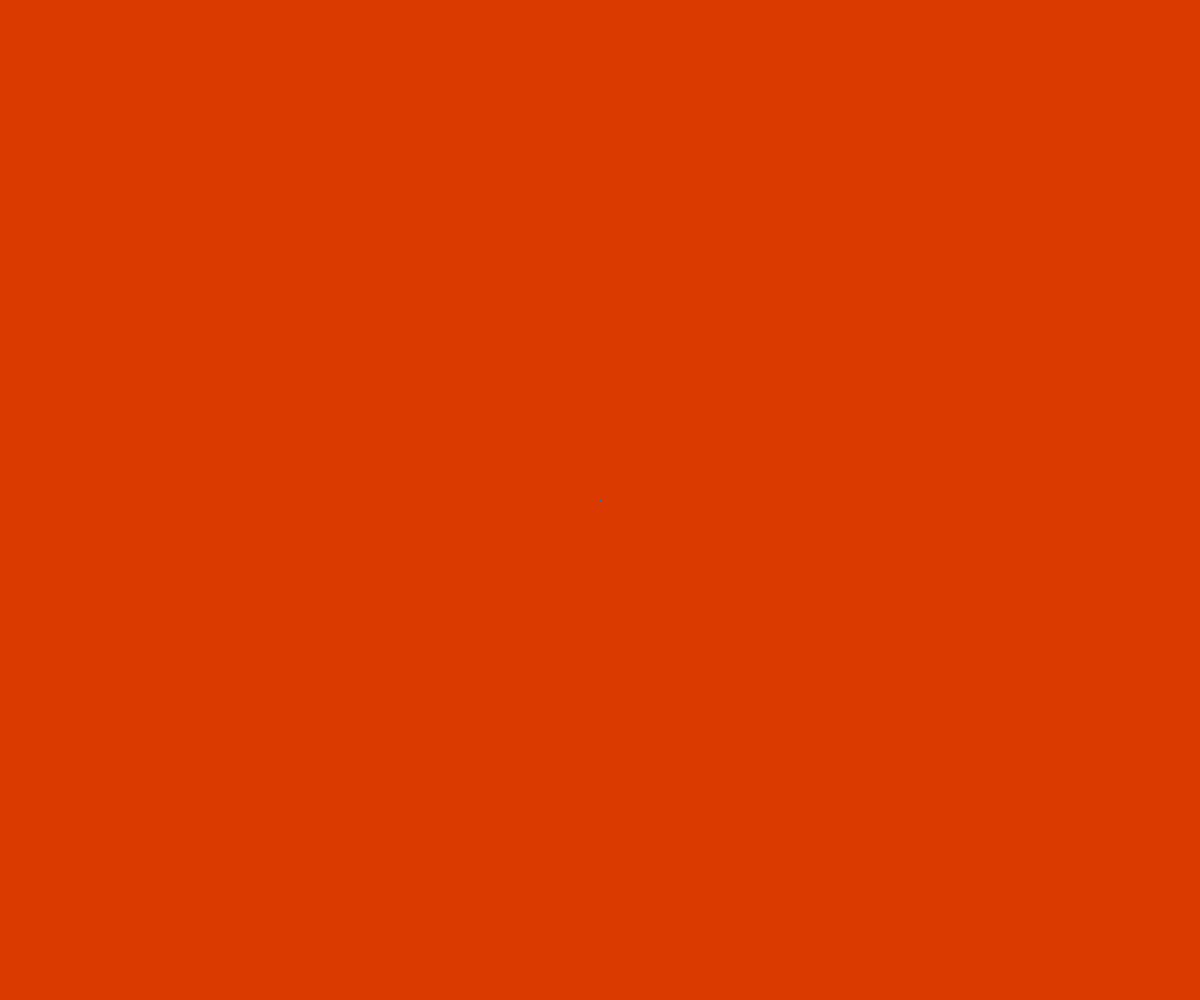
Frame 1 (no input)
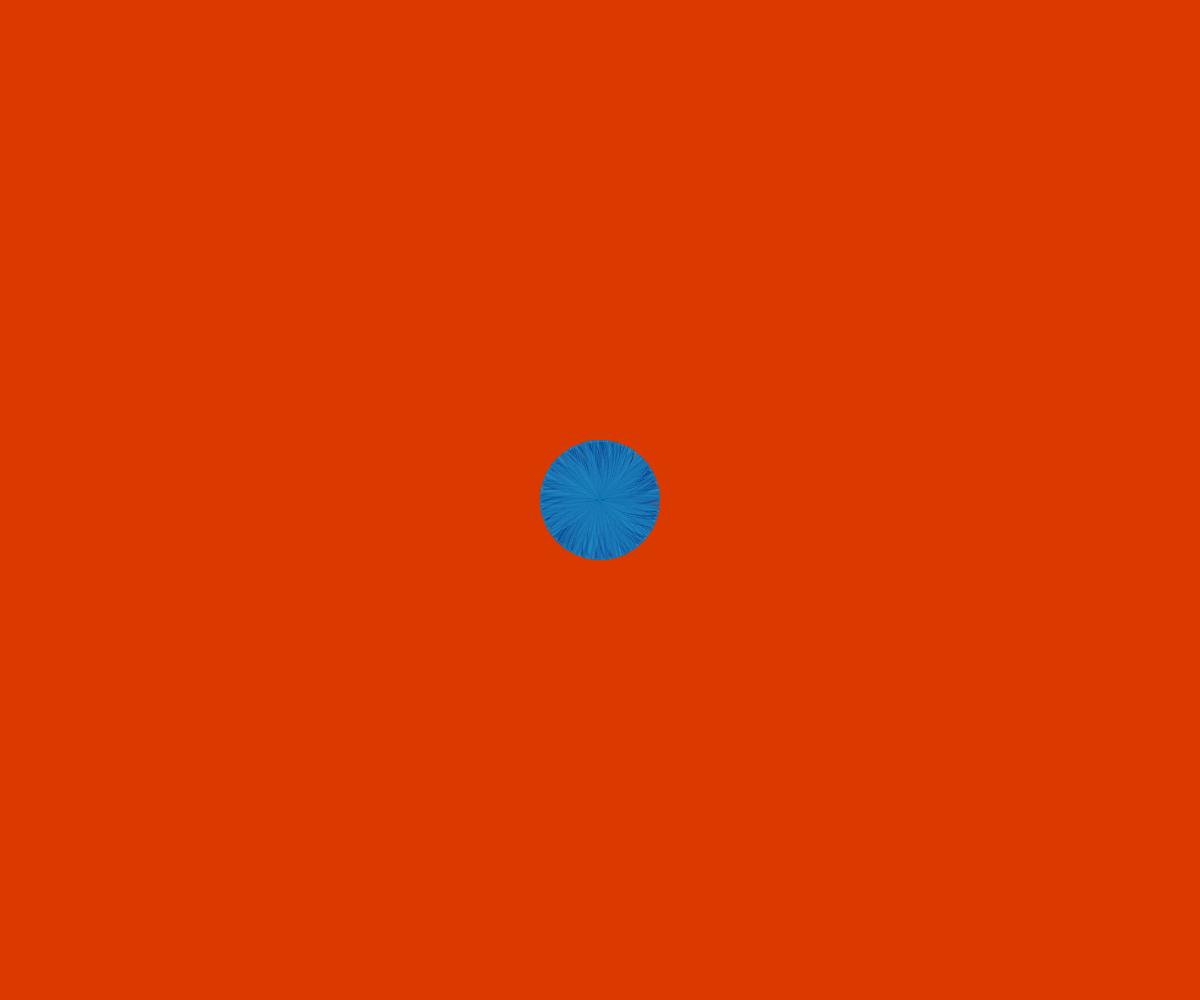
Frame 60 (no input)
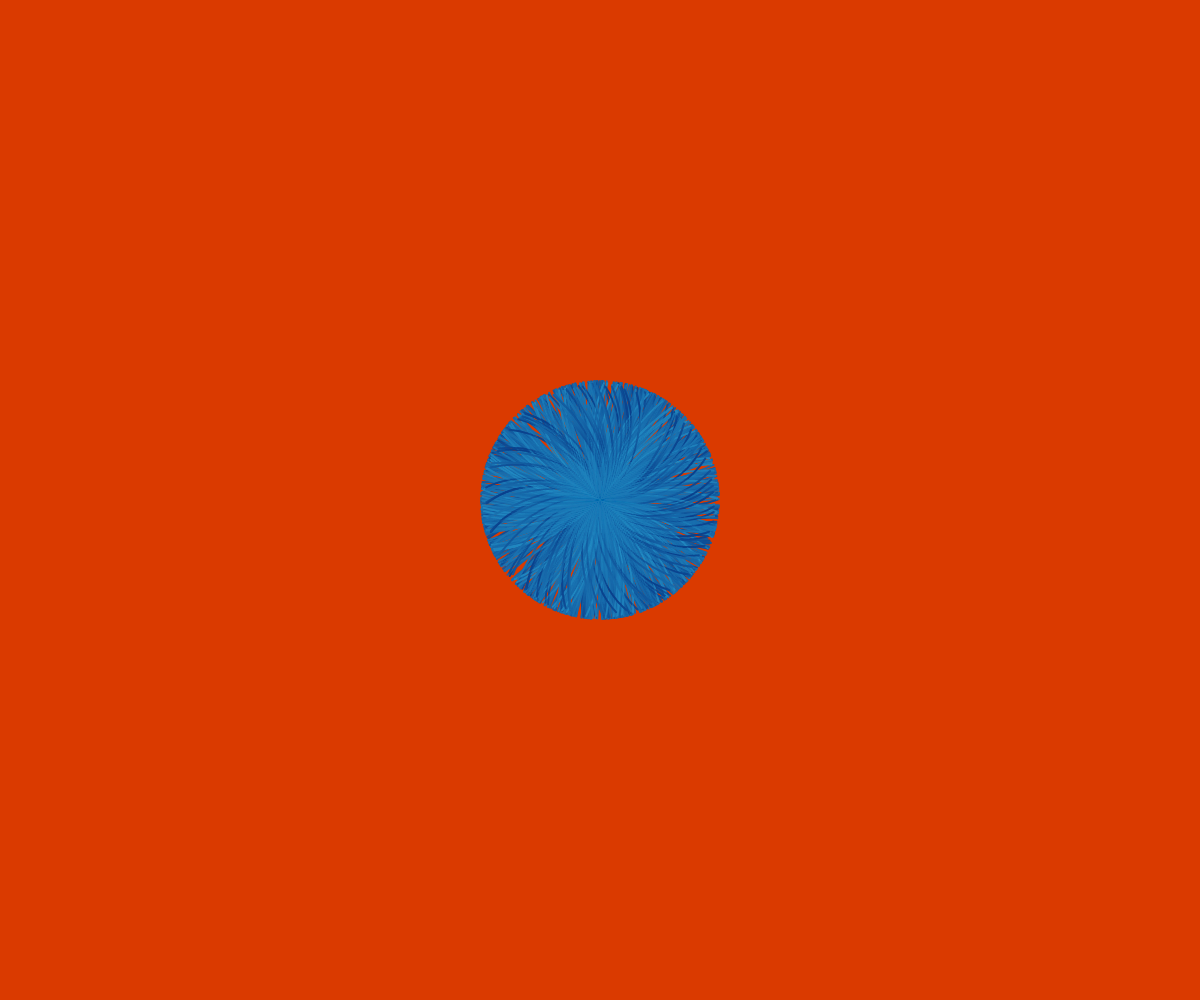
Frame 120 (the mouse pressed at the canvas centre since frame 60)

The p5.js sketch that drew these frames (run headless with seeded random() and noise() and a simulated clock; from frame 60 on, the mouse is pressed at the canvas centre):

// p5.js sketch
// ── sketch.js
const points = [];
const numPoints = 1000;
const pointSize = 2;
const maxda = Math.PI/150;
const speed = pointSize/2;
const animSpeed = (1000/numPoints)*1;

let time = 0;
const maxTime = 900;
const timeScale = .005;
const noiseScale = .005;

let bg,fg;

function setup() {
  createCanvas(innerWidth, innerHeight);
  const seed = floor(random(1e6));
  // const seed = 950088;
  randomSeed(seed);
  noiseSeed(seed);
  print(seed);
  
  for(let i=0;i<numPoints;i++) {
    points.push({x: width/2, y:height/2, a: random(TWO_PI)});
  }
  bg = color("#001D72");
  fg = color("#35C6EE");
  background("#DA3A00");
  noStroke();
}

function draw() {
  for(let x=0;x<animSpeed;x++) {
    if(time>maxTime) {
      noLoop();
      break;
    }
    time++;
    for(let i=0;i<points.length;i++) {
      const point = points[i];
      fill(lerpColor(bg,fg,noise(i*noiseScale,time*timeScale)))
      circle(point.x,point.y,pointSize);
      point.a += -maxda+(2*maxda*noise(i*noiseScale,time*timeScale));
      point.x += speed*cos(point.a);
      point.y += speed*sin(point.a);
    }
  }
}
